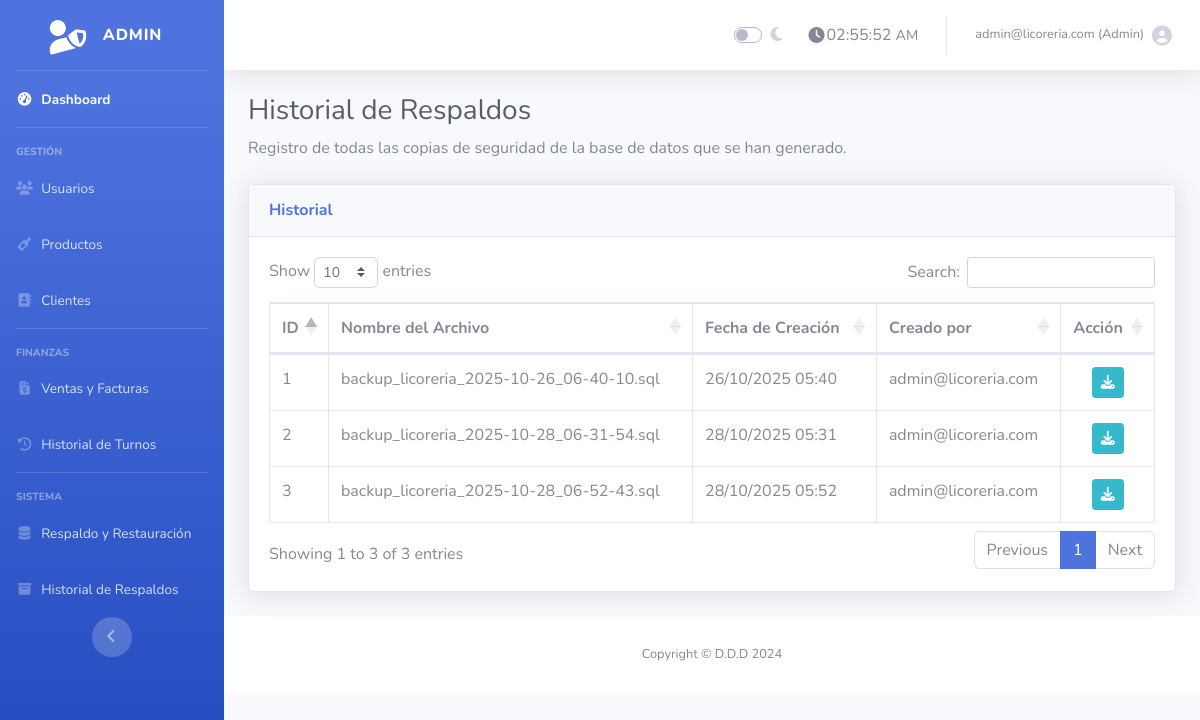
The app's page /historial_respaldos.php (signed in), older data.
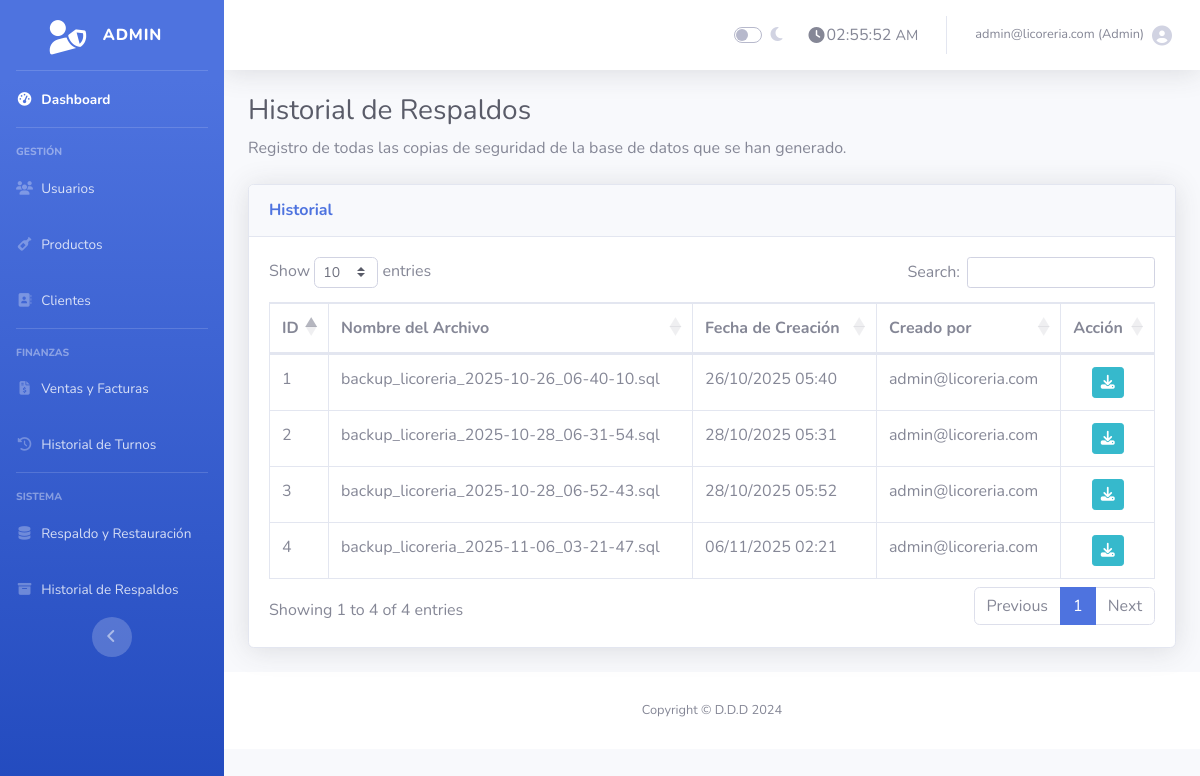
The same page, newer data.
### tables this page shows
CREATE TABLE `respaldos` (
  `id` int(11) NOT NULL AUTO_INCREMENT,
  `usuario_id` int(11) NOT NULL,
  `nombre_archivo` varchar(255) NOT NULL,
  `ruta_archivo` varchar(255) NOT NULL,
  `fecha_creacion` timestamp NOT NULL DEFAULT current_timestamp(),
  PRIMARY KEY (`id`),
  KEY `usuario_id` (`usuario_id`),
  CONSTRAINT `respaldos_ibfk_1` FOREIGN KEY (`usuario_id`) REFERENCES `usuarios` (`id`)
);

CREATE TABLE `usuarios` (
  `id` int(11) NOT NULL AUTO_INCREMENT,
  `nombre` varchar(100) NOT NULL,
  `email` varchar(100) NOT NULL,
  `password` varchar(255) NOT NULL,
  `rol` enum('admin','empleado') DEFAULT 'empleado',
  `creado_en` timestamp NOT NULL DEFAULT current_timestamp(),
  PRIMARY KEY (`id`),
  UNIQUE KEY `email` (`email`)
);

### historial_respaldos.php (the view, shortened to what this page needs)
<?php
require 'conexion.php';
$query_respaldos = $conexion->query("
    SELECT
        r.id,
        r.nombre_archivo,
        r.fecha_creacion,
        u.email as usuario_email
    FROM respaldos r
    LEFT JOIN usuarios u ON r.usuario_id = u.id
    ORDER BY r.fecha_creacion DESC
");
include 'admin_header.php';
?>
<h1 class="h3 mb-2 text-gray-800">Historial de Respaldos</h1>
<p class="mb-4">Registro de todas las copias de seguridad de la base de datos que se han generado.</p>
<div class="card shadow mb-4">
    <div class="card-header py-3">
        <h6 class="m-0 font-weight-bold text-primary">Historial</h6>
    </div>
    <div class="card-body">
        <div class="table-responsive">
            <table class="table table-bordered" id="dataTable" width="100%" cellspacing="0">
                <thead>
                    <tr>
                        <th>ID</th>
                        <th>Nombre del Archivo</th>
                        <th>Fecha de Creación</th>
                        <th>Creado por</th>
                        <th>Acción</th>
                    </tr>
                </thead>
                <tbody>
                    <?php while ($respaldo = $query_respaldos->fetch_assoc()): ?>
                    <tr>
                        <td><?php echo $respaldo['id']; ?></td>
                        <td><?php echo htmlspecialchars($respaldo['nombre_archivo']); ?></td>
                        <td class="text-nowrap"><?php echo date('d/m/Y H:i', strtotime($respaldo['fecha_creacion'])); ?></td>
                        <td><?php echo htmlspecialchars($respaldo['usuario_email'] ?? 'N/A'); ?></td>
                        <td class="text-center">
                            <a href="historial_respaldos.php?descargar=<?php echo $respaldo['id']; ?>" class="btn btn-sm btn-info" title="Descargar de nuevo">
                                <i class="fas fa-download"></i>
                            </a>
                        </td>
                    </tr>
                    <?php endwhile; ?>
                </tbody>
            </table>
        </div>
    </div>
</div>
<?php include 'admin_footer.php'; ?>

Row changes from the older to the newer data that the page shows:
added respaldos: id "4", nombre_archivo "backup_licoreria_2025-11-06_03-21-47.sql", fecha_creacion "06/11/2025 02:21", usuario.email "admin@licoreria.com"
Text that changed along with them:
text written by a page script: "Show entries Search: Showing 1 to 3 of 3 entries Previous 1 Next" → "Show entries Search: Showing 1 to 4 of 4 entries Previous 1 Next"
